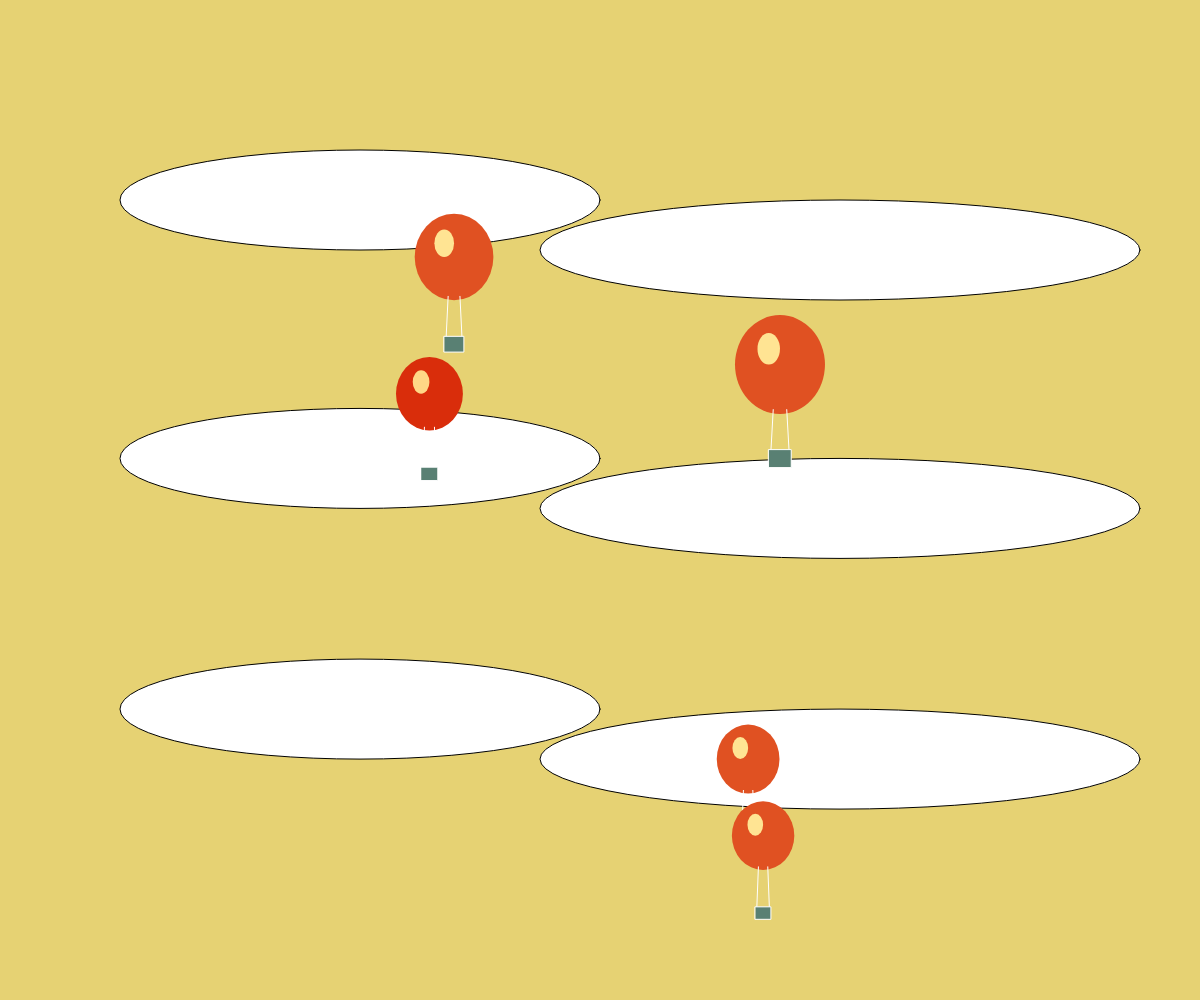
Frame 1 (no input)
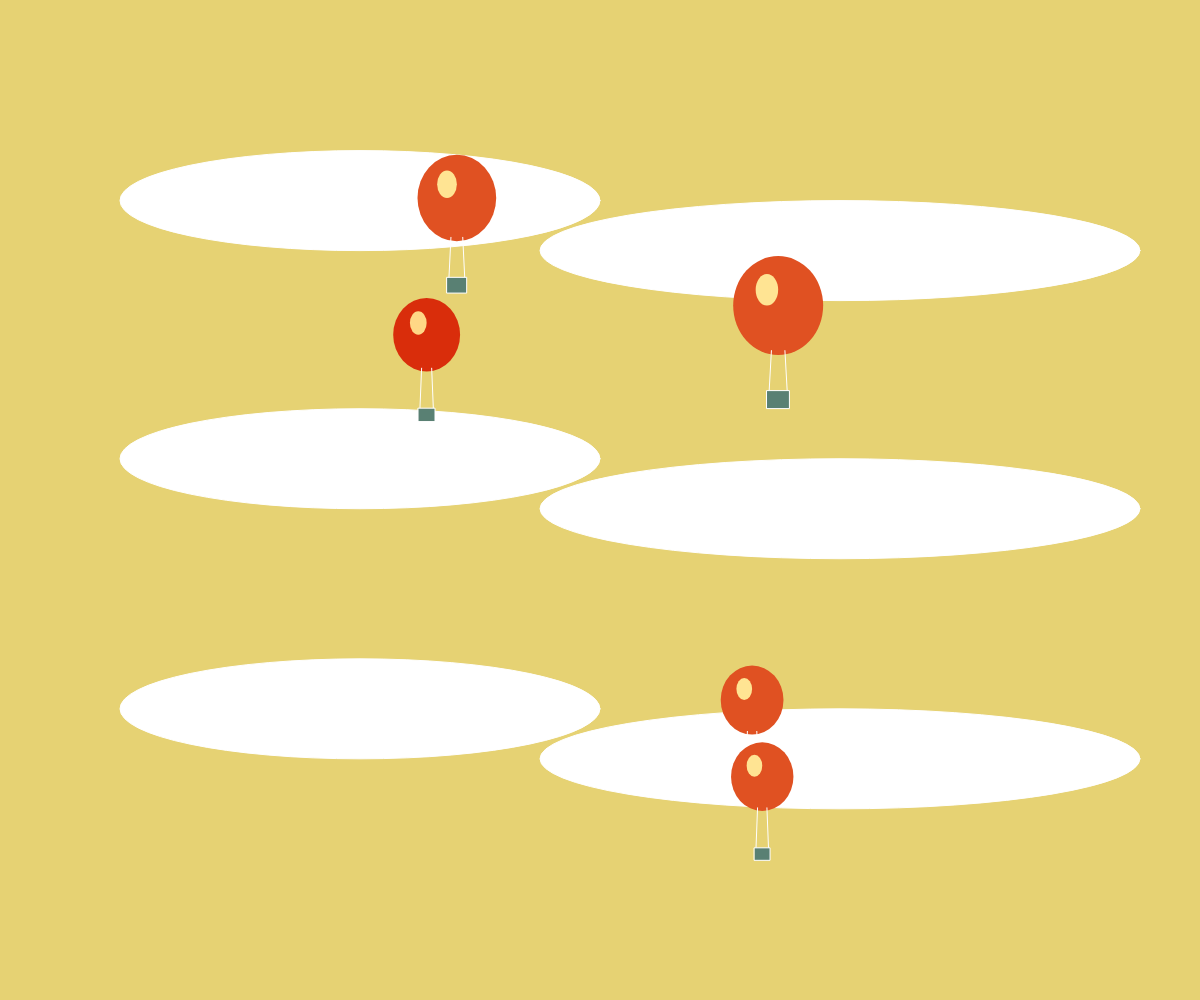
Frame 60 (no input)
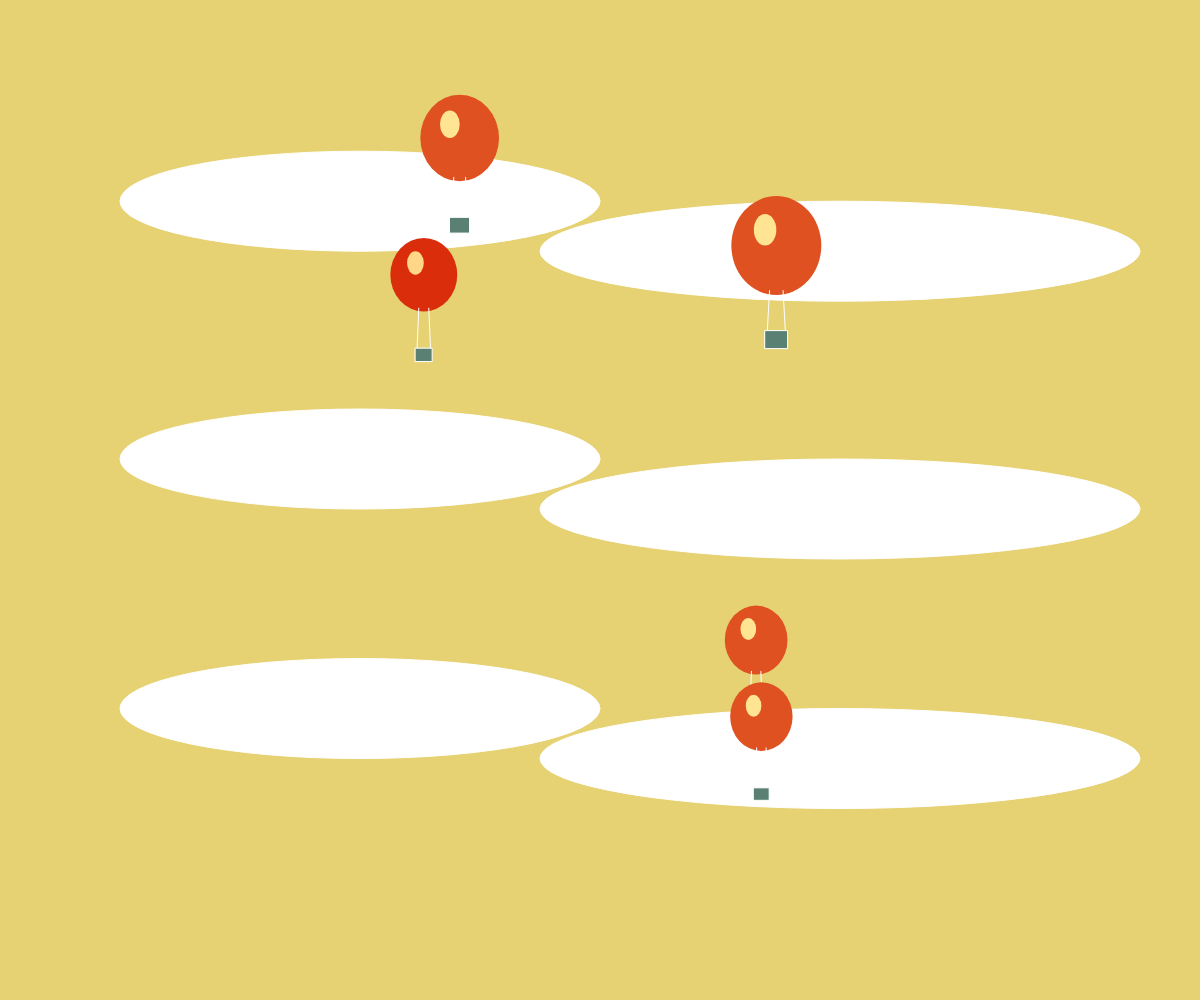
Frame 120 (the mouse pressed at the canvas centre since frame 60)

The p5.js sketch that drew these frames (run headless with seeded random() and noise() and a simulated clock; from frame 60 on, the mouse is pressed at the canvas centre):

// p5.js sketch
// ── sketch.js
let balloons = [];
const BALLOON_COUNT = 5;
const SPEED = 1;

class Balloon {
  constructor(x, y) {
    this.x = x;
    this.y = y;
    this.r = random(30, 50);
    this.vx = random(-0.1, 0.1);
    
    const colors = [
      { h: 20, s: 90, b: 90 },
      { h: 10, s: 95, b: 85 },
      { h: 35, s: 85, b: 95 },
      { h: 15, s: 85, b: 88 }
    ];
    this.col = random(colors);
  }
  
  display() {
    colorMode(HSB, 360, 100, 100);
    fill(this.col.h, this.col.s, this.col.b);
    noStroke();
    ellipse(this.x, this.y, this.r * 2, this.r * 2.2);
    
    fill(this.col.h + 30, this.col.s / 2, 100, 60);
    ellipse(this.x - this.r * 0.25, this.y - this.r * 0.35, this.r * 0.5, this.r * 0.7);
    
    stroke(120);
    strokeWeight(1);
    line(this.x - this.r * 0.15, this.y + this.r, this.x - this.r * 0.2, this.y + this.r + 40);
    line(this.x + this.r * 0.15, this.y + this.r, this.x + this.r * 0.2, this.y + this.r + 40);
    
    fill(160, 30, 50);
    rect(this.x - this.r * 0.25, this.y + this.r + 40, this.r * 0.5, this.r * 0.4);
  }
  
  update() {
    this.y -= SPEED;
    this.x += this.vx;
  }
  
  isDone() {
    return this.y < -this.r * 3;
  }
}

function setup() {
  createCanvas(windowWidth, windowHeight);
  
  for (let i = 0; i < BALLOON_COUNT; i++) {
    let x = random(width * 0.15, width * 0.85);
    let y = random(height * 0.2, height);
    balloons.push(new Balloon(x, y));
  }
}

function draw() {
  colorMode(HSB, 360, 100, 100);
  background(50, 50, 90);
  
  fill(0, 0, 100, 10);
  for (let i = 0; i < 3; i++) {
    let cy = height * 0.2 + i * height * 0.25 + sin(frameCount * 0.001 + i) * 10;
    ellipse(width * 0.3, cy, width * 0.4, height * 0.1);
    ellipse(width * 0.7, cy + 50, width * 0.5, height * 0.1);
  }
  
  for (let i = balloons.length - 1; i >= 0; i--) {
    balloons[i].update();
    balloons[i].display();
    
    if (balloons[i].isDone()) {
      balloons.splice(i, 1);
    }
  }
  
  while (balloons.length < BALLOON_COUNT) {
    let x = random(width * 0.15, width * 0.85);
    balloons.push(new Balloon(x, height + 100));
  }
}

function windowResized() {
  resizeCanvas(windowWidth, windowHeight);
}
